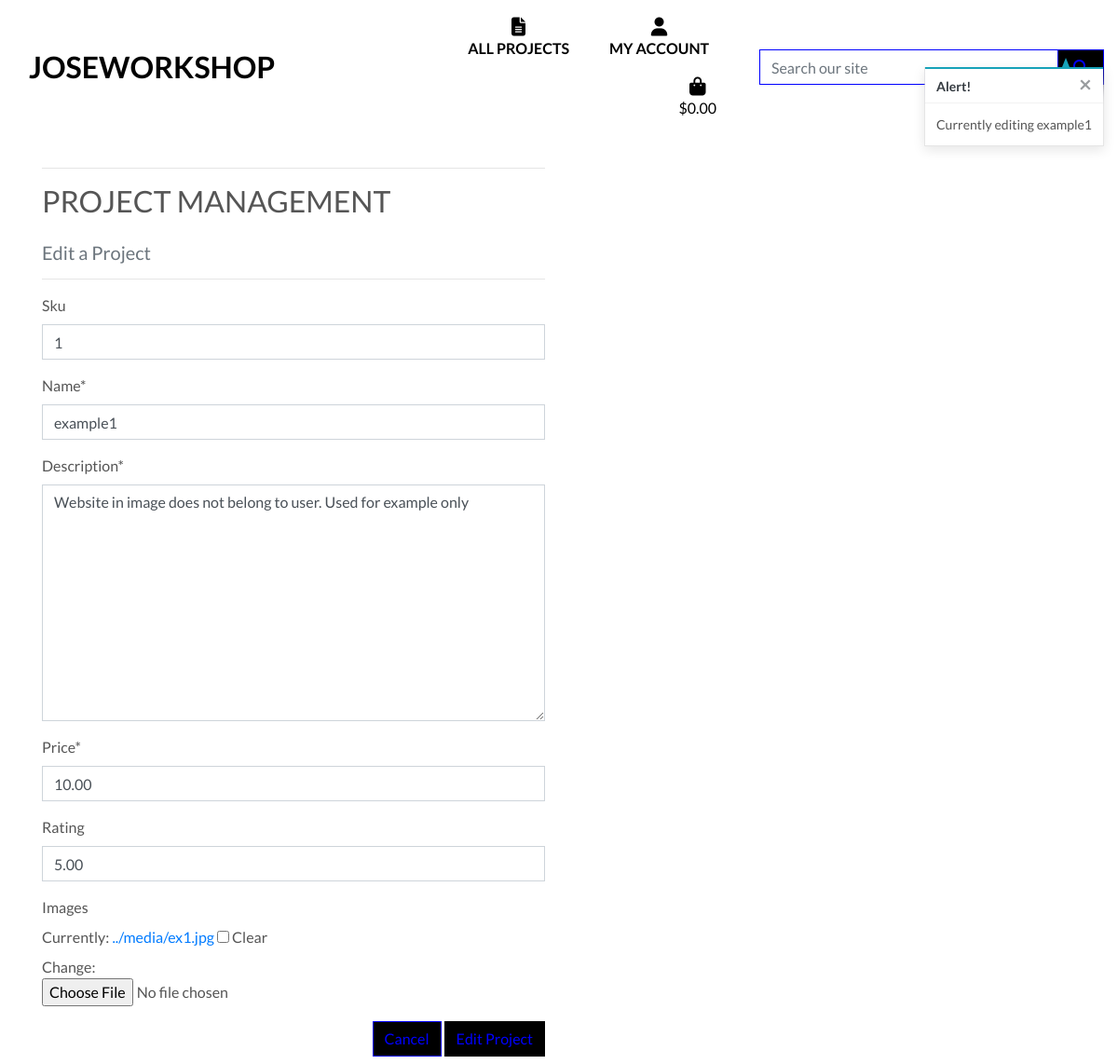
/projects/edit/1/ (signed in), run on the app's committed database.
### projects/models.py (models this page shows, shortened)
class Project(models.Model):
    sku = models.CharField(max_length=254, null=True, blank=True)
    name = models.CharField(max_length=254)
    description = models.TextField()
    price = models.DecimalField(max_digits=6, decimal_places=2)
    rating = models.DecimalField(max_digits=6, decimal_places=2, null=True, blank=True)
    images = models.ImageField(null=True, blank=True)

### projects/views.py (the view)
# urls.py: path('edit/<int:project_id>/', views.edit_project, name='edit_project'),
@login_required
def edit_project(request, project_id):
    if not request.user.is_superuser:
        messages.error(request, 'Sorry, only store owners can do that.')
        return redirect(reverse('home'))
    project = get_object_or_404(Project, pk=project_id)
    if request.method == 'POST':
        form = ProjectForm(request.POST, request.FILES, instance=project)
        if form.is_valid():
            form.save()
            messages.success(request, 'Successfully updated project!')
            return redirect(reverse('project_detail', args=[project.id]))
        else:
            messages.error(request, 'Failed to update project. Please ensure the form is valid.')
    else:
        form = ProjectForm(instance=project)
        messages.info(request, f'Currently editing {project.name}')
    template = 'projects/edit_project.html'
    context = {
        'form': form,
        'project': project,
    }
    return render(request, template, context)

### projects/forms.py
class ProjectForm(forms.ModelForm):
    class Meta:
        model = Project
        fields = '__all__'
    def __init__(self, *args, **kwargs):
        super().__init__(*args, **kwargs)
        for field_name, field in self.fields.items():
            field.widget.attrs['class'] = 'border-black rounded-0'

### bag/contexts.py (called while the page is built, shortened)
def bag_contents(request):
    bag_items = []
    grand_total = 0
    project_count = 0
    bag = request.session.get('bag', {})
    context = {
        'bag_items': bag_items,
        'project_count': project_count,
        'grand_total': grand_total,
    }
    return context

### projects/templates/projects/edit_project.html (shortened to what this page needs)
{% extends "base.html" %}
{% load static %}
{% block page_header %}
    <div class="container header-container">
    </div>
{% endblock %}
{% block content %}
    <div class="overlay"></div>
    <div class="container">
        <div class="row">
            <div class="col-12 col-md-6">
                <hr>
                <h2 class="logo-font mb-4">Project Management</h2>
                <h5 class="text-muted">Edit a Project</h5>
                <hr>
            </div>
        </div>
        <div class="row">
            <div class="col-12 col-md-6">
                <form method="POST" action="{% url 'edit_project' project.id %}" class="form mb-2" enctype="multipart/form-data">
                    {{ form | crispy }}
                    <div class="text-right">
                        <a class="btn btn-outline-blue rounded-0" href="{% url 'projects' %}">Cancel</a>
                        <button class="btn btn-black rounded-0" type="submit">Edit Project</button>
                    </div>
                </form>
            </div>
        </div>
    </div>
{% endblock %}

### static/css/base.css (style rules this page uses)
html { height: 100%; }
body { background: url('/media/homepage_background_img.jpg') no-repeat center center fixed; background-size: cover; height: calc(100vh - 164px); color: #555; font-family: 'Lato'; }
.logo-font { text-transform: uppercase; }
.btn-black { background: black; color: blue; }
.btn-outline-blue { background: black; color: blue !important; border: 1px solid blue; }
.overlay { height: 100%; width: 100%; top: 0; left: 0; position: fixed; background: white; z-index: -1; }
@media (min-width: 1200px) { .container { max-width: 95%; } }
@media (min-width: 992px) { .header-container { padding-top: 164px; } }

### data on the page
Project: sku "1", name "example1", description "Website in image does not belong to user. Used for example only", price "10.00", rating "5.00"

### other printed values
{{ message }} "Currently editing example1"
